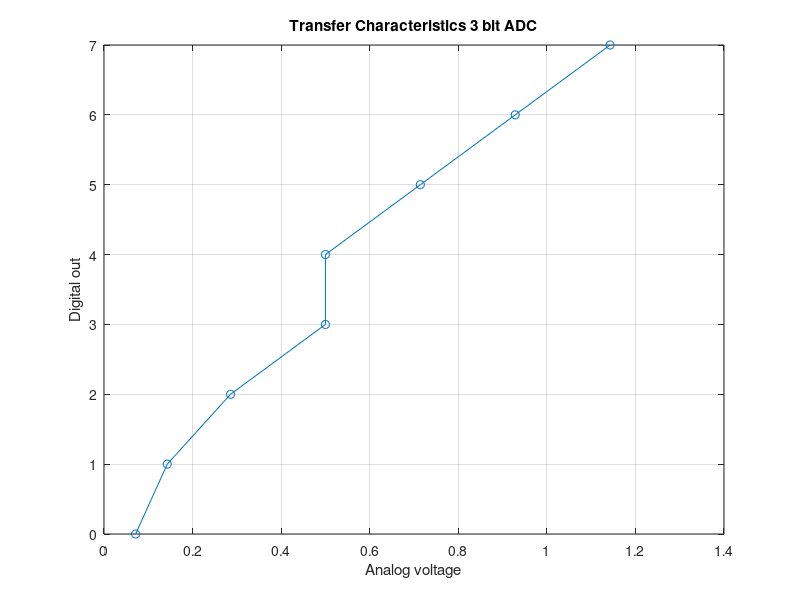

MATLAB code for this plot:
% using ramp data to characterize 4 bit ADC 

clear;
% data points 
y = [85 101 122 170 75 146 125 60 95 95 115 40 120];
avg = sum(y)/length(y);
dnl = y/avg-1; % compute local differential non linearity 
inl = cumsum(dnl); % compute global integral non linearity 


disp("DNL is: ");
disp(dnl);
disp('INL is: ');
disp(inl);


% computation of INL with error and plot transfer characteristics of ADC 

% Given DNL values (in LSB)
DNL = [0 -0.5 0 0.5 -1 0.5 0.5 0];


offset_error = 0.5;
full_scale_error = 0.5;


N = 3;

% Calculate INL
INL = zeros(1, 2^N);  
for i = 1:2^N
    INL(i) = sum(DNL(1:i));  
end


INL_adjusted = INL + offset_error;
INL_adjusted(end) = INL_adjusted(end) + full_scale_error;  % Adjust last point

input_codes = 0:2^N-1;

% com[ute analog 
V_out = (input_codes / (2^N - 1)) + INL_adjusted / (2^N - 1);

% Plot the transfer curve (ADC characteristic)
figure;
plot(V_out, input_codes, '-o');
xlabel('Analog voltage');
ylabel('Digital out');
title('Transfer Characteristics 3 bit ADC');
grid on;

% Display INL values
disp('INL Values:');
disp(INL_adjusted);

